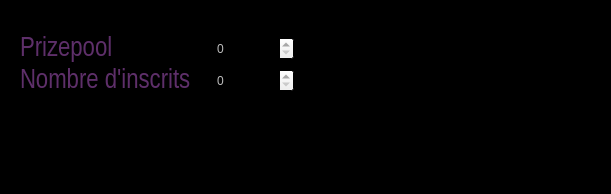
<?xml version="1.0" encoding="UTF-8"?>
<ui version="4.0">
 <class>TournamentInformationsClass</class>
 <widget class="QWidget" name="TournamentInformationsClass">
  <property name="geometry">
   <rect>
    <x>0</x>
    <y>0</y>
    <width>611</width>
    <height>194</height>
   </rect>
  </property>
  <property name="palette">
   <palette>
    <active>
     <colorrole role="WindowText">
      <brush brushstyle="SolidPattern">
       <color alpha="255">
        <red>94</red>
        <green>47</green>
        <blue>106</blue>
       </color>
      </brush>
     </colorrole>
     <colorrole role="Base">
      <brush brushstyle="SolidPattern">
       <color alpha="255">
        <red>255</red>
        <green>255</green>
        <blue>255</blue>
       </color>
      </brush>
     </colorrole>
     <colorrole role="Window">
      <brush brushstyle="SolidPattern">
       <color alpha="255">
        <red>0</red>
        <green>0</green>
        <blue>0</blue>
       </color>
      </brush>
     </colorrole>
    </active>
    <inactive>
     <colorrole role="WindowText">
      <brush brushstyle="SolidPattern">
       <color alpha="255">
        <red>94</red>
        <green>47</green>
        <blue>106</blue>
       </color>
      </brush>
     </colorrole>
     <colorrole role="Base">
      <brush brushstyle="SolidPattern">
       <color alpha="255">
        <red>255</red>
        <green>255</green>
        <blue>255</blue>
       </color>
      </brush>
     </colorrole>
     <colorrole role="Window">
      <brush brushstyle="SolidPattern">
       <color alpha="255">
        <red>0</red>
        <green>0</green>
        <blue>0</blue>
       </color>
      </brush>
     </colorrole>
    </inactive>
    <disabled>
     <colorrole role="WindowText">
      <brush brushstyle="SolidPattern">
       <color alpha="255">
        <red>120</red>
        <green>120</green>
        <blue>120</blue>
       </color>
      </brush>
     </colorrole>
     <colorrole role="Base">
      <brush brushstyle="SolidPattern">
       <color alpha="255">
        <red>0</red>
        <green>0</green>
        <blue>0</blue>
       </color>
      </brush>
     </colorrole>
     <colorrole role="Window">
      <brush brushstyle="SolidPattern">
       <color alpha="255">
        <red>0</red>
        <green>0</green>
        <blue>0</blue>
       </color>
      </brush>
     </colorrole>
    </disabled>
   </palette>
  </property>
  <property name="windowTitle">
   <string>Informations du Tournoi</string>
  </property>
  <property name="windowIcon">
   <iconset resource="pokersphere.qrc">
    <normaloff>:/img/Resources/sphere.ico</normaloff>:/img/Resources/sphere.ico</iconset>
  </property>
  <layout class="QHBoxLayout" name="horizontalLayout">
   <item>
    <layout class="QVBoxLayout" name="vLayout">
     <property name="leftMargin">
      <number>9</number>
     </property>
     <property name="topMargin">
      <number>25</number>
     </property>
     <item>
      <layout class="QHBoxLayout" name="horizontalLayout_2">
       <property name="spacing">
        <number>12</number>
       </property>
       <property name="rightMargin">
        <number>9</number>
       </property>
       <item>
        <widget class="QLabel" name="prizepoolLabel">
         <property name="minimumSize">
          <size>
           <width>180</width>
           <height>0</height>
          </size>
         </property>
         <property name="font">
          <font>
           <family>Arial Narrow</family>
           <pointsize>20</pointsize>
          </font>
         </property>
         <property name="text">
          <string>Prizepool</string>
         </property>
         <property name="margin">
          <number>3</number>
         </property>
        </widget>
       </item>
       <item>
        <widget class="QSpinBox" name="prizepoolSpinBox">
         <property name="enabled">
          <bool>false</bool>
         </property>
         <property name="maximum">
          <number>999999999</number>
         </property>
        </widget>
       </item>
      </layout>
     </item>
     <item>
      <layout class="QHBoxLayout" name="horizontalLayout_3">
       <property name="spacing">
        <number>12</number>
       </property>
       <property name="rightMargin">
        <number>9</number>
       </property>
       <item>
        <widget class="QLabel" name="nbInscritsLabel">
         <property name="minimumSize">
          <size>
           <width>180</width>
           <height>0</height>
          </size>
         </property>
         <property name="font">
          <font>
           <family>Arial Narrow</family>
           <pointsize>20</pointsize>
          </font>
         </property>
         <property name="text">
          <string>Nombre d'inscrits</string>
         </property>
         <property name="margin">
          <number>3</number>
         </property>
        </widget>
       </item>
       <item>
        <widget class="QSpinBox" name="nbInscritsSpinBox">
         <property name="enabled">
          <bool>false</bool>
         </property>
         <property name="maximum">
          <number>999999999</number>
         </property>
        </widget>
       </item>
      </layout>
     </item>
     <item>
      <spacer name="verticalSpacer">
       <property name="orientation">
        <enum>Qt::Vertical</enum>
       </property>
       <property name="sizeHint" stdset="0">
        <size>
         <width>20</width>
         <height>40</height>
        </size>
       </property>
      </spacer>
     </item>
    </layout>
   </item>
   <item>
    <widget class="QLabel" name="imgLabel">
     <property name="pixmap">
      <pixmap resource="pokersphere.qrc">:/img/Resources/pokerSphere.gif</pixmap>
     </property>
     <property name="alignment">
      <set>Qt::AlignRight|Qt::AlignTop|Qt::AlignTrailing</set>
     </property>
    </widget>
   </item>
  </layout>
 </widget>
 <layoutdefault spacing="6" margin="11"/>
 <resources>
  <include location="pokersphere.qrc"/>
  <include location="C:/Users/Fabien/.designer/backup/pokersphere.qrc"/>
 </resources>
 <connections/>
</ui>
